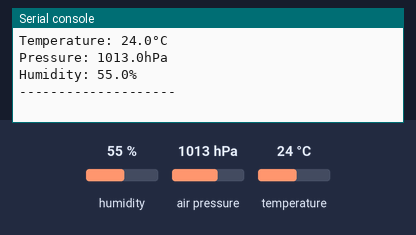
Bench run of a program on a simulated Raspberry Pi Pico running MicroPython. Shown: the last lines printed to the serial console. Inputs (shaded band) come from the test bench; at power-on: humidity 55 %, air pressure 1013 hPa, temperature 24 °C. Library files of the repository ran but are not shown: bme280.py.

Above: at 1.5 s.
1.6 s: humidity set to 22 %
At 11.3 s:
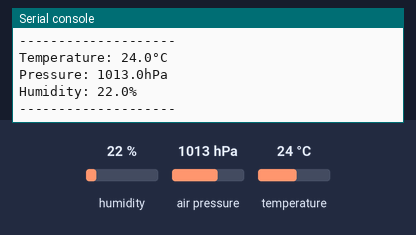
11.6 s: air pressure set to 952 hPa
At 20.7 s:
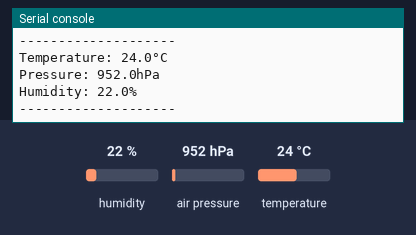

Measured:
- after the input at 1.6 s, the serial console: prints a new line after 8.7 s (image 1)
- after the input at 11.6 s, the serial console: prints a new line after 8.7 s (image 2)

The program:

bme280_test.py
```python
from machine import Pin, I2C
import time
from bme280 import BME280

# I2Cの初期化
i2c = I2C(0, scl=Pin(1), sda=Pin(0))

# BME280の初期化
sensor = BME280(i2c)

# メインループ
while True:
    try:
        # センサー値の読み取り
        temperature, pressure, humidity = sensor.read()

        # 結果の表示
        print(f"Temperature: {temperature:.1f}°C")
        print(f"Pressure: {pressure:.1f}hPa")
        print(f"Humidity: {humidity:.1f}%")
        print("-" * 20)

        # 10秒待機
        time.sleep(10)

    except Exception as e:
        print(f"Error: {e}")
        time.sleep(5)
```
